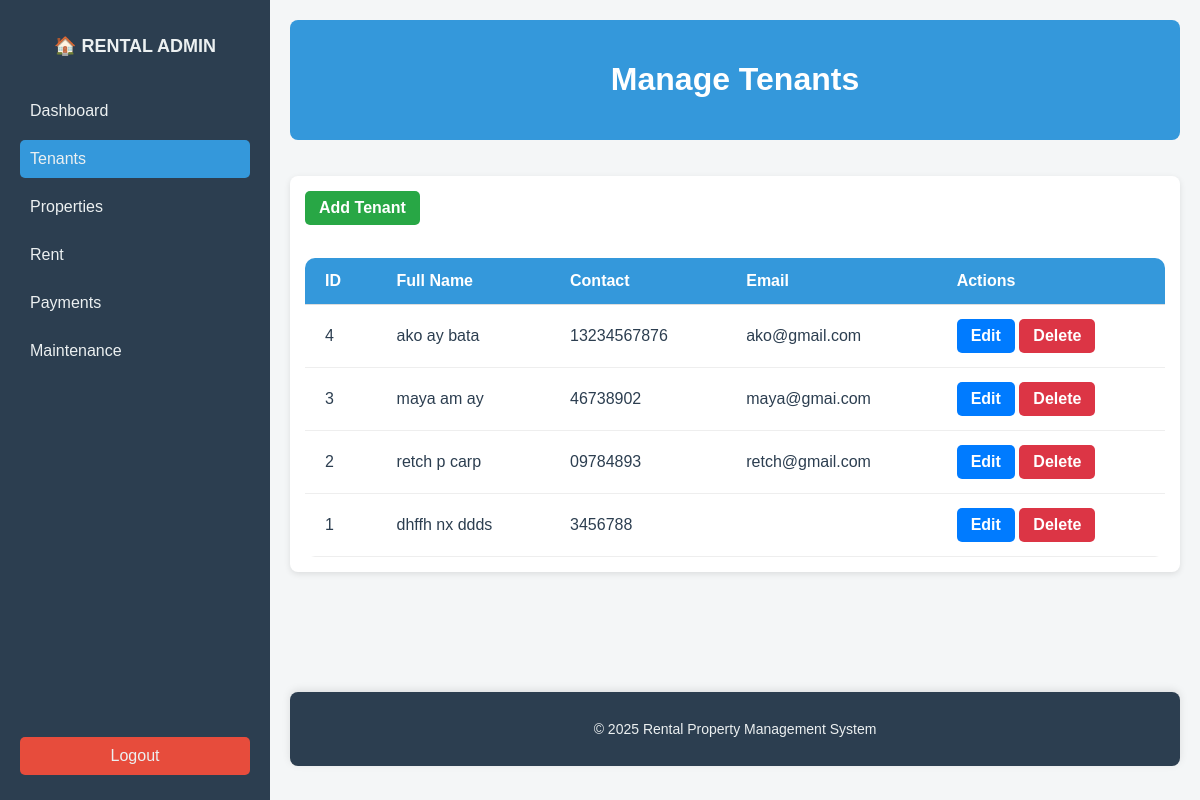
Page /admin/tenants.php (signed in) on the committed database.
### tables this page shows
CREATE TABLE `tenant` (
  `tenant_id` int NOT NULL,
  `fname` varchar(100) NOT NULL,
  `mname` varchar(100) DEFAULT NULL,
  `lname` varchar(100) NOT NULL,
  `contact_number` varchar(20) DEFAULT NULL,
  `username` varchar(100) NOT NULL,
  `email` varchar(100) NOT NULL,
  `password` varchar(255) NOT NULL
);

### admin/tenants.php (the view, shortened to what this page needs)
<?php
require '../db.php';
$tenants = $pdo->query("SELECT tenant_id, fname, mname, lname, contact_number, email FROM tenant ORDER BY tenant_id DESC")->fetchAll(PDO::FETCH_ASSOC);
?>
<!DOCTYPE html>
<html lang="en">
<head>
<link rel="stylesheet" href="../assets/css/style.css">
</head>
<body>
<div class="dashboard-container">
  <aside class="sidebar">
    <h2>🏠 RENTAL ADMIN</h2>
    <a href="dashboard.php">Dashboard</a>
    <a href="tenants.php" class="active">Tenants</a>
    <a href="properties.php">Properties</a>
    <a href="rent.php">Rent</a>
    <a href="payments.php">Payments</a>
    <a href="maintenance.php">Maintenance</a>
    <a href="../logout.php" class="logout">Logout</a>
  </aside>
  <main class="main-content">
    <div class="header">
      <h1>Manage Tenants</h1>
    </div>
  <br>
  <br>
    <div class="card">
      <a class="btn btn-add" href="../api/tenants/add.php"> Add Tenant</a>
     <br>
     <br>
      <table>
        <thead>
          <tr>
            <th>ID</th>
            <th>Full Name</th>
            <th>Contact</th>
            <th>Email</th>
            <th>Actions</th>
          </tr>
        </thead>
        <tbody>
        <?php if (!empty($tenants)): ?>
            <?php foreach($tenants as $t): ?>
            <tr>
              <td><?= $t['tenant_id'] ?></td>
              <td><?= htmlspecialchars($t['fname'] . ' ' . ($t['mname'] ? $t['mname'] . ' ' : '') . $t['lname']) ?></td>
              <td><?= htmlspecialchars($t['contact_number'] ?? '') ?></td>
              <td><?= htmlspecialchars($t['email'] ?? '') ?></td>
              <td class="action-links">
                <a class="btn btn-edit" href="../api/tenants/edit.php?id=<?= $t['tenant_id'] ?>">Edit</a>
                <a class="btn btn-delete" href="../api/tenants/delete.php?id=<?= $t['tenant_id'] ?>" onclick="return confirm('Delete this tenant?')">Delete</a>
              </td>
            </tr>
            <?php endforeach; ?>
        <?php else: ?>
            <tr><td colspan="5" class="muted">No tenants found.</td></tr>
        <?php endif; ?>
        </tbody>
      </table>
    </div>
    <br>
<br>
<br>
<br>
<br>
    <footer class="footer">
      <p>© <?= date('Y') ?> Rental Property Management System</p>
    </footer>
  </main>
</div>
</body>
</html>

### assets/css/style.css (style rules this page uses)
body { margin: 0; font-family: Arial, sans-serif; background: #f4f6f7; }
.dashboard-container { display: flex; min-height: 100vh; }
.sidebar { background: #2c3e50; color: #ecf0f1; width: 230px; padding: 20px; display: flex; flex-direction: column; }
.sidebar h2 { text-align: center; margin-bottom: 30px; font-size: 18px; }
.sidebar a { color: #ecf0f1; text-decoration: none; padding: 10px; margin: 5px 0; border-radius: 5px; transition: background 0.3s; }
.sidebar a:hover, .sidebar a.active { background: #3498db; }
.sidebar .logout { margin-top: auto; background: #e74c3c; text-align: center; }
.main-content { flex: 1; padding: 20px; }
.header { background: #3498db; color: #fff; padding: 20px; border-radius: 8px; font-size: 16px; font-weight: bold; text-align: center; }
.card { background: #fff; border-radius: 8px; padding: 15px; box-shadow: 0 2px 6px rgba(0,0,0,0.1); }
table { width: 100%; border-collapse: collapse; margin-top: 15px; font-size: 16px; border-radius: 10px; overflow: hidden; }
th, td { border-bottom: 1px solid #ddd; padding: 30px; }
th { background: #3498db; color: #fff; text-align: left; padding: 14px 20px; }
td { padding: 14px 20px; border-bottom: 1px solid #eee; color: #2c3e50; }
.footer { background: #2c3e50; color: #ecf0f1; text-align: center; padding: 15px; border-radius: 8px; margin-top: 30px; font-size: 14px; box-shadow: 0 -2px 8px rgba(0, 0, 0, 0.1); }

### admin/tenants.php (style rules this page uses)
.btn { display: inline-block; padding: 8px 14px; border-radius: 5px; text-decoration: none; color: #fff; font-weight: bold; transition: background 0.3s; }
.btn-add { background-color: #28a745; }
.btn-edit { background-color: #007bff; }
.btn-delete { background-color: #dc3545; }

### rows in the picture
tenant: tenant_id "4", fname+mname+lname "ako ay bata", contact_number "13234567876", email "ako@gmail.com"
tenant: tenant_id "3", fname+mname+lname "maya am ay", contact_number "46738902", email "maya@gmai.com"
tenant: tenant_id "2", fname+mname+lname "retch p carp", contact_number "09784893", email "retch@gmail.com"
tenant: tenant_id "1", fname+mname+lname "dhffh nx ddds", contact_number "3456788"
